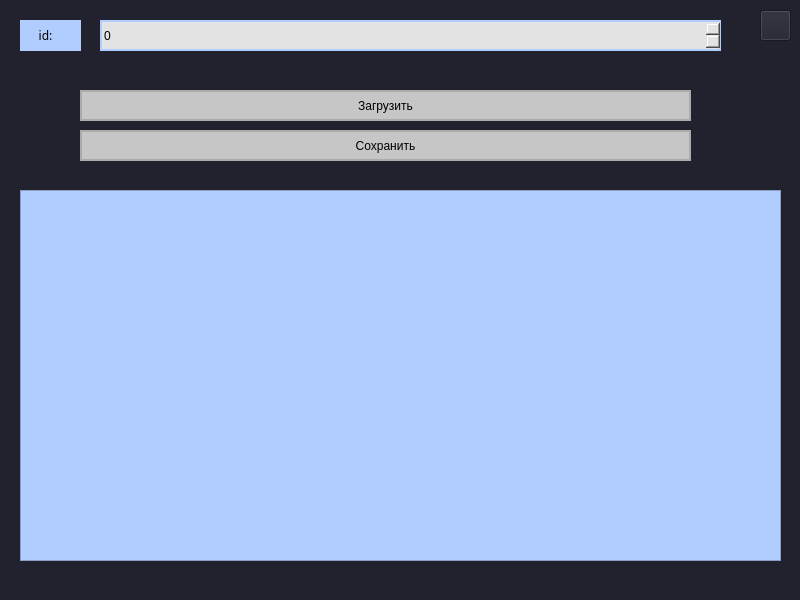
<?xml version="1.0" encoding="UTF-8"?>
<ui version="4.0">
 <class>MainWindow</class>
 <widget class="QMainWindow" name="MainWindow">
  <property name="geometry">
   <rect>
    <x>0</x>
    <y>0</y>
    <width>800</width>
    <height>600</height>
   </rect>
  </property>
  <property name="windowTitle">
   <string>MainWindow</string>
  </property>
  <property name="styleSheet">
   <string notr="true">background-color: rgb(34, 34, 46);</string>
  </property>
  <widget class="QWidget" name="centralwidget">
   <widget class="QLabel" name="label">
    <property name="geometry">
     <rect>
      <x>20</x>
      <y>20</y>
      <width>61</width>
      <height>31</height>
     </rect>
    </property>
    <property name="font">
     <font>
      <family>Montserrat</family>
      <weight>50</weight>
      <bold>false</bold>
     </font>
    </property>
    <property name="styleSheet">
     <string notr="true">background-color: rgb(177, 204, 255);;</string>
    </property>
    <property name="text">
     <string>      id:</string>
    </property>
   </widget>
   <widget class="QSpinBox" name="id_p">
    <property name="geometry">
     <rect>
      <x>100</x>
      <y>20</y>
      <width>621</width>
      <height>31</height>
     </rect>
    </property>
    <property name="styleSheet">
     <string notr="true">background-color: rgb(227, 227, 227);
border: 2px solid rgb(177, 204, 255);</string>
    </property>
    <property name="maximum">
     <number>1000000000</number>
    </property>
   </widget>
   <widget class="QPushButton" name="download_d">
    <property name="geometry">
     <rect>
      <x>80</x>
      <y>90</y>
      <width>611</width>
      <height>31</height>
     </rect>
    </property>
    <property name="styleSheet">
     <string notr="true">background-color: rgb(198, 198, 198);
border: 2px solid rgb(171, 171, 171);</string>
    </property>
    <property name="text">
     <string>Загрузить</string>
    </property>
   </widget>
   <widget class="QPushButton" name="save_d">
    <property name="geometry">
     <rect>
      <x>80</x>
      <y>130</y>
      <width>611</width>
      <height>31</height>
     </rect>
    </property>
    <property name="styleSheet">
     <string notr="true">background-color: rgb(198, 198, 198);
border: 2px solid rgb(171, 171, 171);</string>
    </property>
    <property name="text">
     <string>Сохранить</string>
    </property>
   </widget>
   <widget class="QTableWidget" name="tableWidget">
    <property name="geometry">
     <rect>
      <x>20</x>
      <y>190</y>
      <width>761</width>
      <height>371</height>
     </rect>
    </property>
    <property name="styleSheet">
     <string notr="true">background-color: rgb(177, 204, 255);</string>
    </property>
   </widget>
   <widget class="QPushButton" name="close_change">
    <property name="geometry">
     <rect>
      <x>760</x>
      <y>10</y>
      <width>31</width>
      <height>31</height>
     </rect>
    </property>
    <property name="text">
     <string/>
    </property>
    <property name="icon">
     <iconset>
      <normaloff>../../Desktop/krest.jpg</normaloff>../../Desktop/krest.jpg</iconset>
    </property>
    <property name="checkable">
     <bool>false</bool>
    </property>
   </widget>
  </widget>
  <widget class="QStatusBar" name="statusbar"/>
 </widget>
 <resources/>
 <connections/>
</ui>
